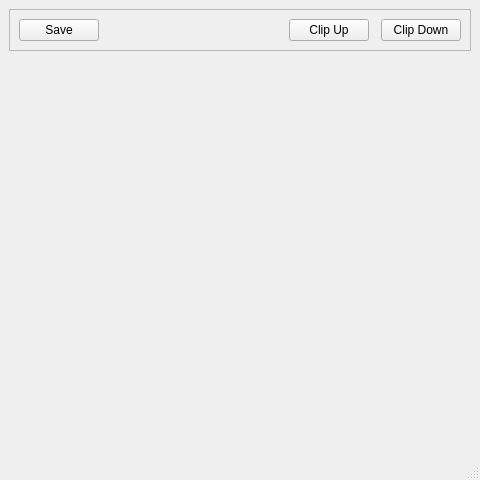
<ui version="4.0" >
 <class>CG_Window</class>
 <widget class="QMainWindow" name="CG_Window" >
  <property name="geometry" >
   <rect>
    <x>0</x>
    <y>0</y>
    <width>480</width>
    <height>480</height>
   </rect>
  </property>
  <property name="windowTitle" >
   <string>Computer Graphics</string>
  </property>
  <widget class="QWidget" name="centralwidget" >
   <layout class="QVBoxLayout" >
    <item>
     <widget class="QFrame" name="frame_buttons" >
      <property name="frameShape" >
       <enum>QFrame::StyledPanel</enum>
      </property>
      <property name="frameShadow" >
       <enum>QFrame::Raised</enum>
      </property>
      <layout class="QHBoxLayout" >
       <item>
        <widget class="QPushButton" name="pushButton_Save" >
         <property name="text" >
          <string>Save</string>
         </property>
        </widget>
       </item>
       <item>
        <spacer>
         <property name="orientation" >
          <enum>Qt::Horizontal</enum>
         </property>
         <property name="sizeHint" >
          <size>
           <width>40</width>
           <height>20</height>
          </size>
         </property>
        </spacer>
       </item>
       <item>
        <widget class="QPushButton" name="pushButton_ClipUp" >
         <property name="text" >
          <string>Clip Up</string>
         </property>
        </widget>
       </item>
       <item>
        <widget class="QWidget" native="1" name="widget" />
       </item>
       <item>
        <widget class="QPushButton" name="pushButton_ClipDown" >
         <property name="text" >
          <string>Clip Down</string>
         </property>
        </widget>
       </item>
      </layout>
     </widget>
    </item>
    <item>
     <widget class="cg_Canvas" native="1" name="drawCanvas" >
      <property name="sizePolicy" >
       <sizepolicy vsizetype="Expanding" hsizetype="Expanding" >
        <horstretch>0</horstretch>
        <verstretch>0</verstretch>
       </sizepolicy>
      </property>
      <property name="focusPolicy" >
       <enum>Qt::StrongFocus</enum>
      </property>
     </widget>
    </item>
   </layout>
  </widget>
  <widget class="QMenuBar" name="menubar" >
   <property name="geometry" >
    <rect>
     <x>0</x>
     <y>0</y>
     <width>480</width>
     <height>24</height>
    </rect>
   </property>
  </widget>
  <widget class="QStatusBar" name="statusbar" />
 </widget>
 <customwidgets>
  <customwidget>
   <class>cg_Canvas</class>
   <extends>QWidget</extends>
   <header>cg_Canvas.h</header>
   <container>1</container>
  </customwidget>
 </customwidgets>
 <resources/>
 <connections/>
</ui>
